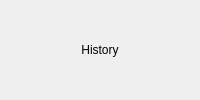
<?xml version="1.0" encoding="UTF-8"?>
<ui version="4.0">
 <class>HistoryPage</class>
 <widget class="QWidget" name="HistoryPage">
  <layout class="QVBoxLayout" name="verticalLayout">
   <property name="spacing">
    <number>8</number>
   </property>
   <property name="leftMargin"><number>8</number></property>
   <property name="topMargin"><number>8</number></property>
   <property name="rightMargin"><number>8</number></property>
   <property name="bottomMargin"><number>8</number></property>
   <item>
    <widget class="QLabel" name="label">
     <property name="text">
      <string>History</string>
     </property>
     <property name="alignment">
      <set>Qt::AlignCenter</set>
     </property>
    </widget>
   </item>
  </layout>
 </widget>
 <resources/>
 <connections/>
</ui>
